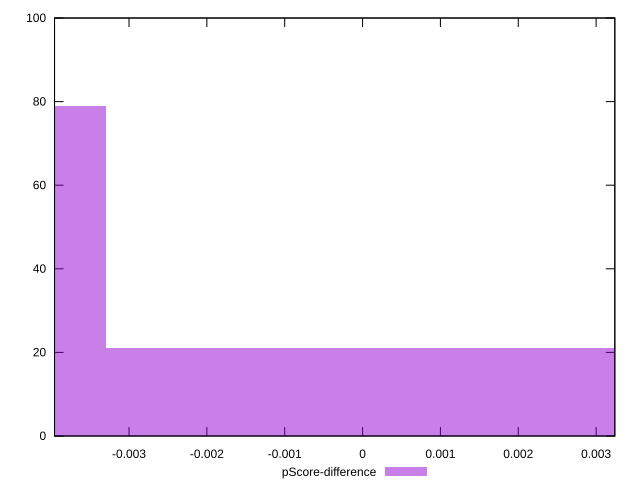

This chart was generated by the following gnuplot code:
reset

$pScoreDifference <<EOF
-0.006598442225033644 79
0 21
EOF

set key outside below
set boxwidth 0.006598442225033644
set xrange [-0.003956609040040887:0.0032402759722156733]
set yrange [0:100]
set trange [0:100]
set style fill transparent solid 0.5 noborder
set terminal svg size 640, 490 enhanced background rgb 'white'
set output "report_00018_2021-02-10T15-25-16.877Z/uses-long-cache-ttl/samples/pages/pScore-difference/histogram.svg"

plot $pScoreDifference title "pScore-difference" with boxes

reset
